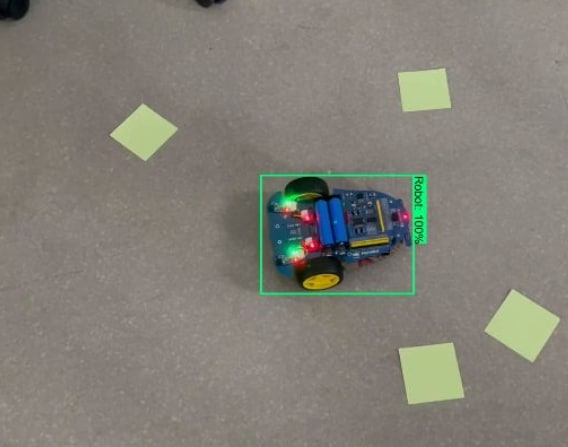
#> input picture img_src/neural-net.jpg, 568 x 447 px
$ python -i recognition_module.py   (imports and definitions only)
#> lines starting #> are read from the running program, lines starting #| are printed output that depends on the picture; after the words box and inside, x2 and y2 are one past the last pixel; in counts of white or black regions, pixels touching at a corner belong together
### source_files/server_GUI/camera_robot_tracing/mask_structure.py
import numpy as np
import cv2

MIN_AREA = 1000
MAX_AREA = 2000

class Point:
    def __init__(self, ar, co, xc, yc):
        self.area = ar
        self.contour = co
        self.x = xc
        self.y = yc


class Markers:
    def __init__(self, tp, cc, lb, ub):
        self.color_name = tp
        self.color = cc

        self.mask = {'lower': lb, 'upper': ub}

        self.points = []

    def set_contour(self, contours):
        self.points = []

        for c in contours:  # for every found contour
            if c is not None:  # check if it`s not empty
                M = cv2.moments(c)
                if M["m00"] > MIN_AREA and M["m00"] < MAX_AREA:  # find the contour which area > const size
                    self.points.append(Point(M["m00"], c, int(M["m10"] / M["m00"]), int(M["m01"] / M["m00"])))


ColorsDict = [
    Markers('red', (0, 0, 255), np.array([0, 200, 160], np.uint8), np.array([180, 255, 255], np.uint8)),
    Markers('green', (0, 255, 0), np.array([25, 52, 72], np.uint8), np.array([102, 255, 255], np.uint8)),
    Markers('blue', (255, 0, 0), np.array([94, 80, 2], np.uint8), np.array([120, 255, 255], np.uint8))
]
#> further down, picture is the input picture: shape (447, 568, 3); mean B, G, R 118.8, 127.6, 130.5

### source_files/server_GUI/camera_robot_tracing/recognition_module.py
import cv2
import numpy as np

from .mask_structure import *

class RecognitionUnit:

    def __init__(self):
        pass

    def __del__(self):
        self.Camera.release()
        cv2.destroyAllWindows()

    def open_camera(self):
        self.Camera = cv2.VideoCapture(2)
        self.Camera.set(cv2.CAP_PROP_BUFFERSIZE, 0)

        self.Camera.set(3, 640)
        self.Camera.set(4, 480)

    def close_camera(self):
        self.Camera.release()


    def run(self):
        image = self.get_image()
        return image

    def color_run(self):
        image = self.get_image()
        self.update_contours(image)
        return image

    def get_image(self):
        try:
            ret, frame = self.Camera.read()
            if ret:
                return frame
            else:
                raise 'Retrieving error'
        except:
            print('[ERROR] Error while retrieving an image!')

    def update_contours(self, frame):
        hsvFrame = cv2.cvtColor(frame, cv2.COLOR_BGR2HSV)
#> hsvFrame: shape (447, 568, 3); mean H, S, V 21.2, 34.5, 134.6

        for color in ColorsDict:
            mask = cv2.inRange(hsvFrame, color.mask['lower'], color.mask['upper'])

            ret, gray_threshed = cv2.threshold(mask, 120, 200, cv2.THRESH_BINARY)  # Threshold grayscaled image to get binary image
            bilateral_filtered_image = cv2.bilateralFilter(gray_threshed, 5, 175, 175)  # Smooth an image
            edge_filtered_mask = cv2.Canny(bilateral_filtered_image, 75, 200)
            #
            kernel = np.ones((5, 5), np.float32) / 25
            filtered_mask = cv2.filter2D(edge_filtered_mask, -1, kernel)

            # find contours
            color.set_contour(cv2.findContours(filtered_mask, cv2.RETR_EXTERNAL, cv2.CHAIN_APPROX_SIMPLE)[0])
#> this loop made 3 passes
#> pass 1, in update_contours, `mask = cv2.inRange(hsvFrame, color.mask['lower'], color.mask['upper'])`:
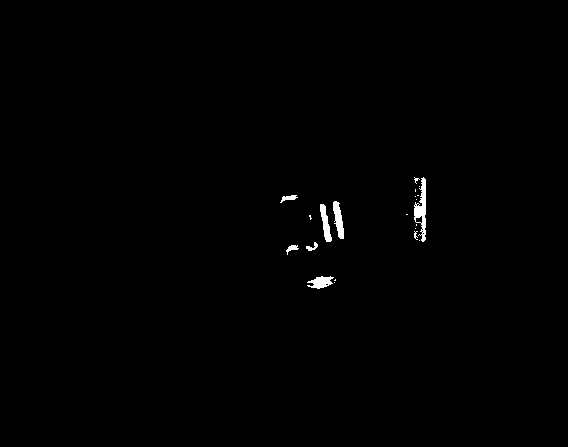
#> mask: shape (447, 568); 0.52% white; 21 white regions (13 under 20 px), largest, box (x1, y1, x2, y2) and area: (414, 177, 426, 242) 394, (333, 201, 344, 239) 249, (320, 204, 332, 242) 229
#> pass 1, in update_contours, `edge_filtered_mask = cv2.Canny(bilateral_filtered_image, 75, 200)`:
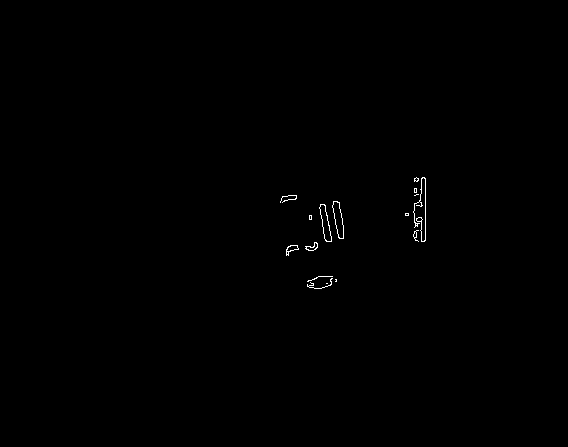
#> edge_filtered_mask: shape (447, 568); 0.25% white in thin lines or dots, all inside (x1, y1, x2, y2) = (280, 177, 426, 289)
#> after the loop:
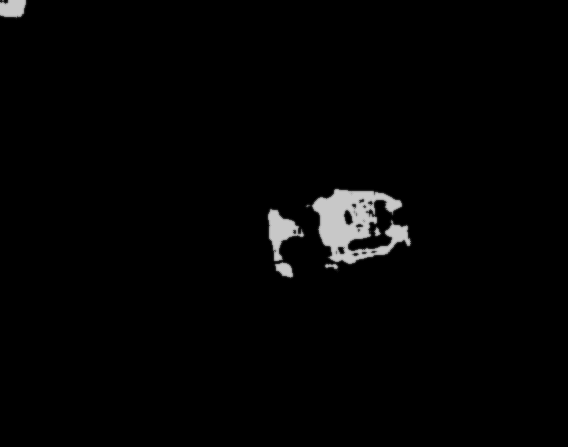
#> bilateral_filtered_image: shape (447, 568); min 0, max 200, mean 4.1
#> after the loop:
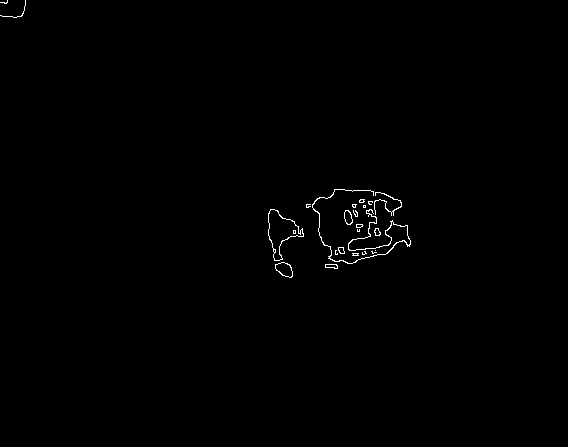
#> edge_filtered_mask: shape (447, 568); 0.45% white in thin lines or dots, all inside (x1, y1, x2, y2) = (0, 0, 411, 278)
#> after the loop:
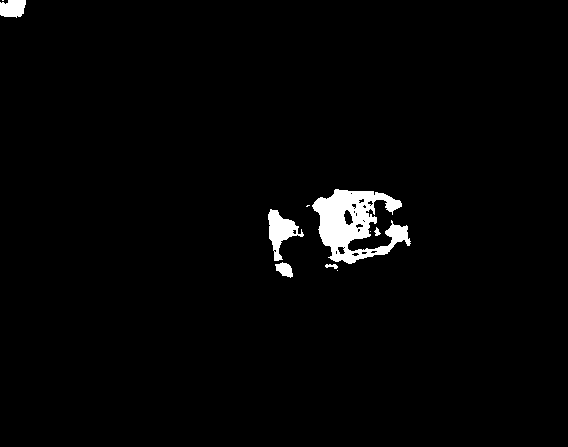
#> gray_threshed: shape (447, 568); values 0 (black) and 200 (white), 2.1% white; 10 white regions (4 under 20 px), largest, box (x1, y1, x2, y2) and area: (312, 189, 411, 264) 3788, (268, 209, 304, 261) 809, (0, 0, 26, 18) 387, (275, 262, 293, 278) 181, (325, 264, 338, 269) 41, (374, 227, 381, 236) 33

>>> import cv2
>>> picture = cv2.imread('../../../img_src/neural-net.jpg')
>>> result = RecognitionUnit().update_contours(picture)
